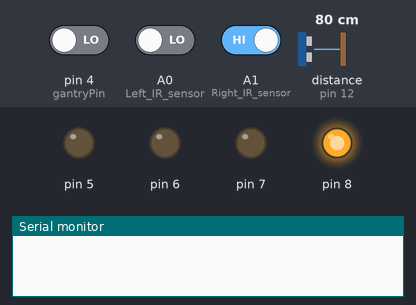
A sketch run on a simulated Arduino Uno, built with avr-gcc and run on an emulated ATmega328P. Shown: output pins drawn as LEDs (lit = HIGH), the last lines printed to the serial monitor. Wiring (inferred from the names in the program): ultrasonic range finder: trigger pin 13; echo pin 12. The inputs (shaded band) are chosen by the test bench; at power-on: A1 (Right_IR_sensor) HIGH, A0 (Left_IR_sensor) LOW, distance to the obstacle (sensor on pin 12) 80 cm, pin 4 (gantryPin) LOW. The echo pulse lasts 58.3 µs per cm; pins used as bus, display or sensor lines are not drawn.

Above: at 1.2 s.
1.3 s: A1 (Right_IR_sensor) driven LOW
At 2.9 s:
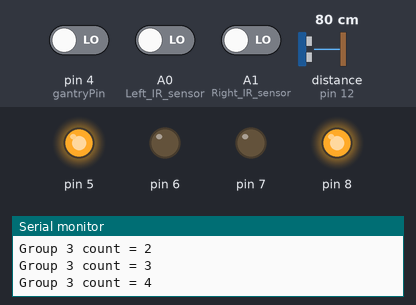
4.3 s: A0 (Left_IR_sensor) driven HIGH
At 5.3 s:
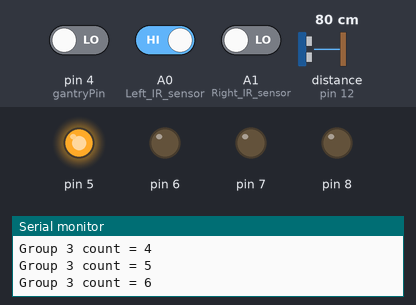
5.8 s: distance to the obstacle (sensor on pin 12) set to 35 cm
7.3 s: distance to the obstacle (sensor on pin 12) set to 27 cm
At 7.7 s:
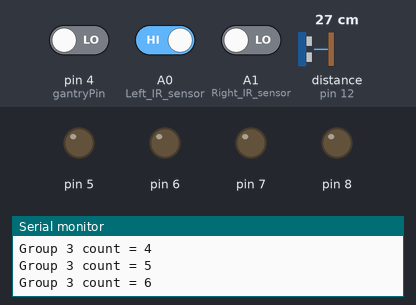
11.8 s: distance to the obstacle (sensor on pin 12) set to 60 cm
At 13.1 s:
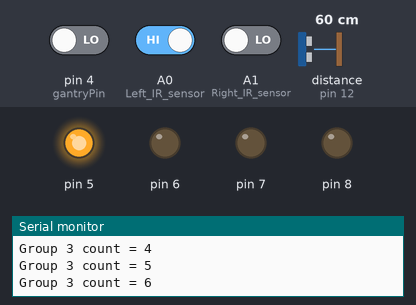
Timing chart, 0 to 14.8 s (numbered marks = the images above; inputs shaded):
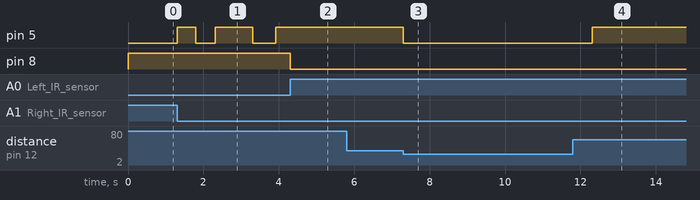

Measured:
- the behaviour switches between 32 and 31 cm on distance to the obstacle (sensor on pin 12) (found by bisection; images 2 and 3)
- after the input at 1.3 s, pin 5: goes HIGH 0.50 s, LOW 0.51 s, HIGH 1.0 s, LOW 0.61 s, then HIGH, starting at once
- after the input at 4.3 s, pin 5: stays HIGH (without the input it goes to LOW after 0.12 s)
- after the input at 5.8 s, every drawn part: stays the same
- after the input at 7.3 s, pin 5: HIGH → LOW at once
- after the input at 11.8 s, pin 5: LOW → HIGH after 0.51 s

The sketch:

shorya_code.ino
```cpp
const int ledPin = 9;
const int trigPin = 13;
const int echoPin = 12;
const int gantryPin = 4;  // IR sensor for gantry detection
long duration;
int x = 1;
int distanceCm, distanceInch;

long st = millis();
int count = 0;
int flag = 0;

void setup() {
  pinMode(trigPin, OUTPUT);
  pinMode(echoPin, INPUT);

  // Motor control pins
  for (int i = 5; i < 9; i++) {
    pinMode(i, OUTPUT);
  }

  pinMode(A0, INPUT); // Left IR sensor
  pinMode(A1, INPUT); // Right IR sensor
  pinMode(gantryPin, INPUT); // Gantry IR sensor

  Serial.begin(9600);
}

// Motor control functions
void stopp() {
  digitalWrite(5, LOW);
  digitalWrite(6, LOW);
  digitalWrite(7, LOW);
  digitalWrite(8, LOW);
}

void forward() {
  digitalWrite(5, HIGH);
  digitalWrite(6, LOW);
  digitalWrite(7, LOW);
  digitalWrite(8, HIGH);
}

void backward() {
  digitalWrite(5, LOW);
  digitalWrite(6, HIGH);
  digitalWrite(7, HIGH);
  digitalWrite(8, LOW);
}

void left() {
  digitalWrite(5, HIGH);
  digitalWrite(6, LOW);
  digitalWrite(7, LOW);
  digitalWrite(8, LOW);
}

void right() {
  digitalWrite(5, LOW);
  digitalWrite(6, LOW);
  digitalWrite(7, LOW);
  digitalWrite(8, HIGH);
}

void clockwise() {
  digitalWrite(5, LOW);
  digitalWrite(6, HIGH);
  digitalWrite(7, LOW);
  digitalWrite(8, HIGH);
}

void counterclockwise() {
  digitalWrite(5, HIGH);
  digitalWrite(6, LOW);
  digitalWrite(7, HIGH);
  digitalWrite(8, LOW);
}

void loop() {
  // ---------- Gantry Detection ----------
  if (digitalRead(gantryPin) > 0) {
    int value = pulseIn(gantryPin, HIGH);
    Serial.print("Value = ");
    Serial.println(value);

    if (value > 1000 && value < 2000) {
      Serial.println("Gantry 1 Crossed");
      stopp();
      delay(1000);
    }
    else if (value > 2500 && value < 3000) {
      Serial.println("Gantry 2 Crossed");
      stopp();
      delay(1000);
    }
    else if (value > 500 && value < 1000) {
      Serial.println("Gantry 3 Crossed");
      stopp();
      delay(1000);
    }
  }

  // ---------- Navigation and Obstacle Avoidance ----------
  if (x == 1 || flag == 1) {
    flag = 1;

    // Ultrasonic measurement
    digitalWrite(trigPin, LOW);
    delayMicroseconds(2);
    digitalWrite(trigPin, HIGH);
    delayMicroseconds(10);
    digitalWrite(trigPin, LOW);

    duration = pulseIn(echoPin, HIGH);
    distanceCm = (duration * 0.034) / 2;
    distanceInch = (duration * 0.0133) / 2;

    if (distanceCm > 30) {
      int leftIR = digitalRead(A0);
      int rightIR = digitalRead(A1);

      if (leftIR == 1 && rightIR == 1) {
        forward();
      }
      else if (leftIR == 1 && rightIR == 0) {
        left();
      }
      else if (leftIR == 0 && rightIR == 1) {
        right();
      }
      else {
        long endt = millis();
        if (endt - st > 500) {
          count++;
          Serial.print("Group 3 count = ");
          Serial.println(count);
          st = millis();
        }

        // ---------- Predefined Path Sequence ----------
        switch (count) {
          case 0:
          case 1:
            forward();
            break;
          case 2:
            right();
            delay(500);
            break;
          case 3:
          case 4:
            forward();
            break;
          case 5:
            right();
            delay(600);
            break;
          case 6:
            forward();
            break;
          case 7:
            stopp();
            delay(10000);  // Final halt
            flag = 0;
            break;
          default:
            stopp();
        }
      }
    } else {
      // Obstacle too close
      stopp();
      delay(1000);
    }
  }
}
```
